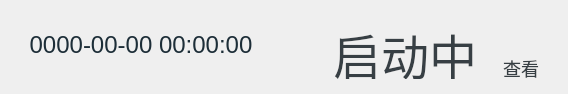
<?xml version="1.0" encoding="UTF-8"?>
<ui version="4.0">
 <class>FormHeadLeft</class>
 <widget class="QWidget" name="FormHeadLeft">
  <property name="geometry">
   <rect>
    <x>0</x>
    <y>0</y>
    <width>568</width>
    <height>94</height>
   </rect>
  </property>
  <property name="minimumSize">
   <size>
    <width>568</width>
    <height>94</height>
   </size>
  </property>
  <property name="maximumSize">
   <size>
    <width>568</width>
    <height>94</height>
   </size>
  </property>
  <property name="windowTitle">
   <string>Form</string>
  </property>
  <widget class="QLabel" name="labelTime">
   <property name="geometry">
    <rect>
     <x>24</x>
     <y>32</y>
     <width>234</width>
     <height>26</height>
    </rect>
   </property>
   <property name="sizePolicy">
    <sizepolicy hsizetype="Preferred" vsizetype="Preferred">
     <horstretch>0</horstretch>
     <verstretch>0</verstretch>
    </sizepolicy>
   </property>
   <property name="minimumSize">
    <size>
     <width>234</width>
     <height>26</height>
    </size>
   </property>
   <property name="maximumSize">
    <size>
     <width>320</width>
     <height>26</height>
    </size>
   </property>
   <property name="font">
    <font>
     <pointsize>-1</pointsize>
     <kerning>true</kerning>
    </font>
   </property>
   <property name="toolTipDuration">
    <number>-1</number>
   </property>
   <property name="layoutDirection">
    <enum>Qt::RightToLeft</enum>
   </property>
   <property name="autoFillBackground">
    <bool>false</bool>
   </property>
   <property name="styleSheet">
    <string notr="true">font-size:24px;
color:#1d2e38;</string>
   </property>
   <property name="frameShape">
    <enum>QFrame::NoFrame</enum>
   </property>
   <property name="lineWidth">
    <number>0</number>
   </property>
   <property name="midLineWidth">
    <number>0</number>
   </property>
   <property name="text">
    <string>0000-00-00 00:00:00</string>
   </property>
   <property name="alignment">
    <set>Qt::AlignCenter</set>
   </property>
   <property name="indent">
    <number>-1</number>
   </property>
  </widget>
  <widget class="QLabel" name="labelTitle">
   <property name="geometry">
    <rect>
     <x>242</x>
     <y>29</y>
     <width>326</width>
     <height>50</height>
    </rect>
   </property>
   <property name="sizePolicy">
    <sizepolicy hsizetype="Preferred" vsizetype="Preferred">
     <horstretch>0</horstretch>
     <verstretch>0</verstretch>
    </sizepolicy>
   </property>
   <property name="minimumSize">
    <size>
     <width>326</width>
     <height>50</height>
    </size>
   </property>
   <property name="maximumSize">
    <size>
     <width>16777215</width>
     <height>50</height>
    </size>
   </property>
   <property name="styleSheet">
    <string notr="true">font-size:48px;
color:#373f44;</string>
   </property>
   <property name="text">
    <string>启动中</string>
   </property>
   <property name="alignment">
    <set>Qt::AlignCenter</set>
   </property>
   <property name="indent">
    <number>-1</number>
   </property>
  </widget>
  <widget class="QPushButton" name="pushButtonCheckDetail">
   <property name="geometry">
    <rect>
     <x>486</x>
     <y>51</y>
     <width>70</width>
     <height>35</height>
    </rect>
   </property>
   <property name="minimumSize">
    <size>
     <width>70</width>
     <height>35</height>
    </size>
   </property>
   <property name="maximumSize">
    <size>
     <width>70</width>
     <height>35</height>
    </size>
   </property>
   <property name="cursor">
    <cursorShape>PointingHandCursor</cursorShape>
   </property>
   <property name="styleSheet">
    <string notr="true">QPushButton{
	font-size:18px;
	color:#373f44;
	border-radius:5px;
	background-image:url(:/public/header/check_back.png);
}
QPushButton:pressed{
	background-image:url(:/public/header/check_back_clicked.png);
}</string>
   </property>
   <property name="text">
    <string>查看</string>
   </property>
  </widget>
  <zorder>labelTitle</zorder>
  <zorder>labelTime</zorder>
  <zorder>pushButtonCheckDetail</zorder>
 </widget>
 <resources/>
 <connections/>
</ui>
